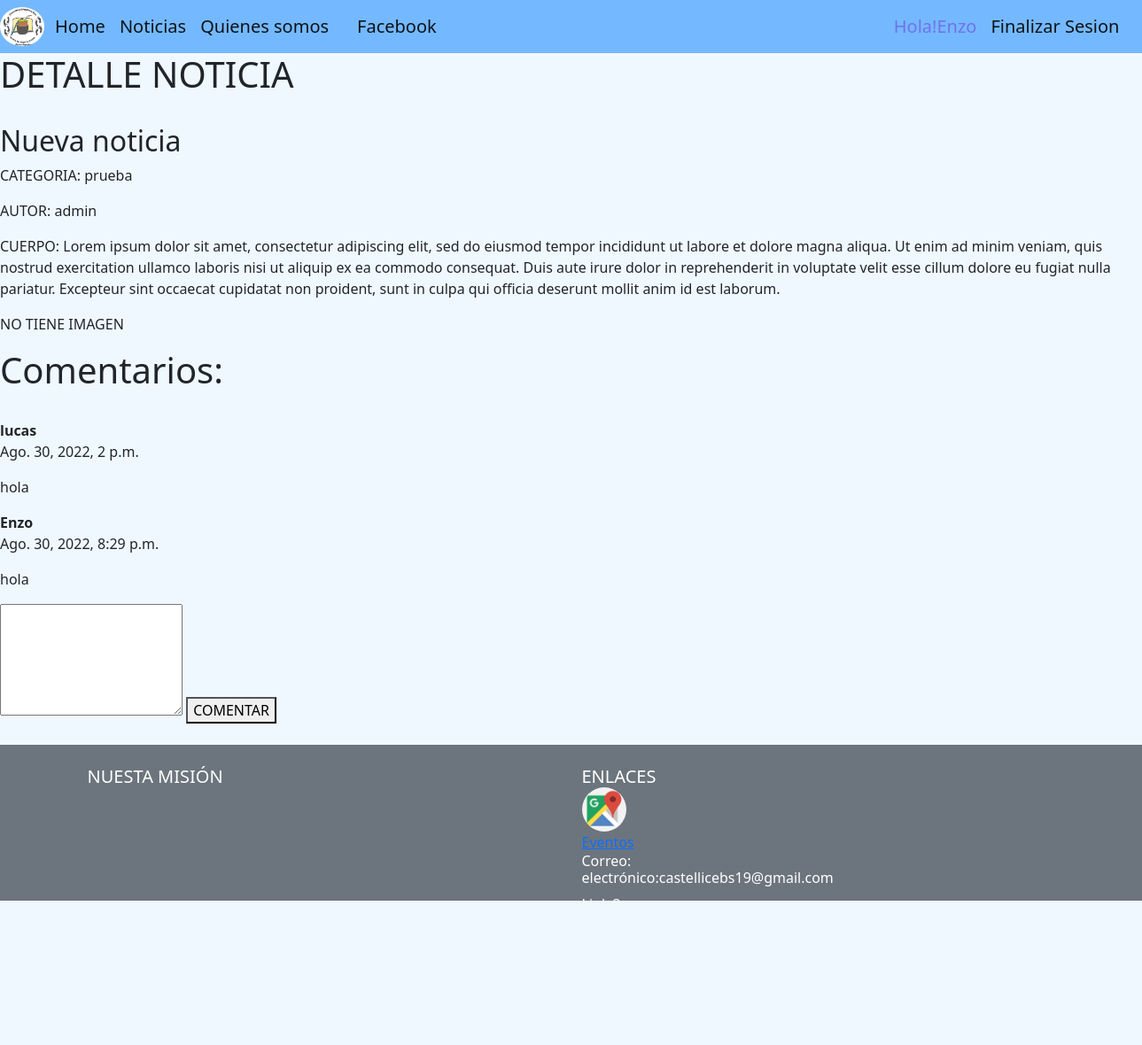
The page /Noticias/detalle/2 (signed in) on the database its author committed.
### apps/usuarios/models.py (models this page shows)
class Usuario(AbstractUser):
	pass

### apps/noticias/models.py (models this page shows, shortened)
class Noticia(models.Model):
	titulo = models.CharField(max_length = 120)
	creado = models.DateField(auto_now_add = True)
	cuerpo = models.TextField()
	autor = models.CharField(max_length = 50, null=True, blank = True)
	imagen = models.ImageField(upload_to = 'noticias', null=True, blank = True)
	categoria = models.ForeignKey(Categoria, on_delete = models.CASCADE,null = True, blank = True)
	def obtener_mis_comentarios(self):
		return self.mis_comentarios.all()

class Categoria(models.Model):
	nombre = models.CharField(max_length = 60)
	descripcion = models.CharField(max_length = 250, null = True, blank = True)

class Comentario(models.Model):
	noticia = models.ForeignKey(Noticia, related_name= 'mis_comentarios', on_delete= models.CASCADE)
	texto= models.TextField()
	creado= models.DateTimeField(auto_now_add = True)
	usuario= models.ForeignKey(Usuario, related_name= 'usuario_comentario', on_delete= models.CASCADE)

### apps/noticias/views.py (the view)
# urls.py: path('detalle/<int:pk>', views.Detalle_Noticia.as_view(), name = 'detalle_noticias'),
class Detalle_Noticia(LoginRequiredMixin, DetailView):
	model = Noticia
	template_name = 'noticias/detalle_noticia.html'

### templates/noticias/detalle_noticia.html
{%extends 'base.html'%}
{% load static %}
{%block contenido%}
	<h1>DETALLE NOTICIA</h1>
    <br>
    	<h2>{{object.titulo}}</h2>
    	<p>CATEGORIA: {{ object.categoria.nombre }}</p>
    	{% if object.autor %}
        	<p>AUTOR: {{ object.autor }}</p>
    	{% endif %}
    	<p>CUERPO: {{ object.cuerpo }}</p>
    	{% if object.imagen %}
        	<img src="{{ object.imagen.url }}" width="100px" height="100px">
    	{% else %}
        	<p>NO TIENE IMAGEN </p>
    	{% endif %}
    <h1>Comentarios:</h1><br>
    	{% for x in object.obtener_mis_comentarios %}
        	<b>{{x.usuario}}</b>
        	<p>{{x.creado}}</p>
        	<p>{{x.texto}}</p>
    	{% endfor %}
    	{% if user.is_authenticated %}
        	<form method="POST" action= "{% url 'noticias:agregar_comentario' object.pk %}">{% csrf_token %}
            	<textarea rows="5" name="comment">
            	</textarea>
            	<button type="submit">COMENTAR</button>
        	</form>
    	{% endif %}
{%endblock contenido%}

### templates/base.html (shortened to what this page needs)
{% load static %}
<!doctype html>
<html lang="es-ar">
  <head>
    <link rel="stylesheet" href="{% static 'css/base.css' %}">
    <link rel="stylesheet" href="https://cdn.jsdelivr.net/npm/swiper@8/swiper-bundle.min.css"/>
    <link href="https://cdn.jsdelivr.net/npm/bootstrap@5.2.0/dist/css/bootstrap.min.css" rel="stylesheet">
  </head>
  <body style="background-color:aliceblue ;">
    <nav class="navbar navbar-expand-lg"style="background-color:#74b9ff;z-index: 300;">
        <img src="{%static 'img/Logo_fundacion1png.png' %}" style="width: 50px;  border-radius: 50%;" alt="Logo">
        <div class="container-fluid">
          <a class="navbar-brand" href="{% url 'home' %}">Home</a>
          <div class="collapse navbar-collapse" id="navbarNav">
            <ul class="navbar-nav">
              <a class="navbar-brand" href="{% url 'noticias:listar_noticias' %}">Noticias</a>
              <a class="navbar-brand" href="{% url 'somos:quienes_somos' %}">Quienes somos</a>
                <a class="navbar-brand"  href="https://www.facebook.com/groups/498186250237283/">Facebook</a>
              {% if user.is_authenticated %}
              <span class="navbar-brand" style="color:rgb(113, 113, 237);">Hola!{{user.username}}</span>
              <a class="navbar-brand" href="{%url 'logout' %}"id=>Finalizar Sesion</a>
              {%else%}
                <a class="navbar-brand" href="{%url 'login' %}"id=>Iniciar Sesion</a>
                <a class="navbar-brand" href="{%url 'registrarse:registrar' %}">Registrarse</a>
              {% endif %}
            </ul>
          </div>
        </div>
      </nav>
      <main id="main">
      {%block contenido%}
      {%endblock contenido%}
      </main>
      <br>
        <footer id="footer" class="bg-secondary text-white text-center text-md-start">
          <div class="container p-4">
            <div class="row">
              <div class="col-lg-6 col-md-12 mb-4 mb-md-0">
                <h5 class="text-uppercase">Nuesta Misión</h5>
              </div>
              <div class="col-lg-3 col-md-6 mb-4 mb-md-0">
                <h5 class="text-uppercase mb-0">Enlaces</h5>
                <ul class="list-unstyled">
                  <li>
                    <a href="https://goo.gl/maps/ZFDwDubkYtScd9SY8">
                    <img src="{%static 'img/google_maps.png'%}"style="width: 50px;  border-radius: 50%;" alt="">
                    </a>
                  </li>
                  <li>
                    <a href="{% url 'eventos:eventos_listar'%}">Eventos</a>
                  </li>
                  <li>
                    <h6>Correo: electrónico:castellicebs19@gmail.com</h6>
                  </li>
                  <li>
                    <a href="#!" class="text-white">Link 3</a>
                  </li>
                  <li>
                    <a href="#!" class="text-white">Link 4</a>
                  </li>
                </ul>
              </div>
            </div>
          </div>
          <div class="text-center p-3" style="background-color: rgba(0, 0, 0, 0.2);">
            <h6>Informatorio 2022 Grupo 2</h6>
          </div>
        </footer>
</html>

### static/css/base.css (style rules this page uses)
body { background-color: aqua; }

### rows shown on the page
Usuario: username "Enzo"
Noticia: titulo "Nueva noticia", categoria.nombre "prueba", autor "admin", cuerpo "Lorem ipsum dolor sit amet, consectetur adipiscing elit, sed do eiusmod tempor incididunt ut labore et dolore magna aliqua. Ut enim ad minim veniam, quis nostrud exercitation ullamco laboris nisi ut aliquip ex ea commodo consequat. Duis aute irure dolor in reprehenderit in voluptate velit esse cillum dolore eu fugiat nulla pariatur. Excepteur sint occaecat cupidatat non proident, sunt in culpa qui officia deserunt mollit anim id est laborum."
Comentario: usuario "lucas", creado "Ago. 30, 2022, 2 p.m.", texto "hola"
Comentario: usuario "Enzo", creado "Ago. 30, 2022, 8:29 p.m.", texto "hola"
